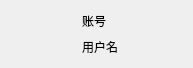
<?xml version="1.0" encoding="UTF-8"?>
<ui version="4.0">
 <class>AccountWidget</class>
 <widget class="QWidget" name="AccountWidget">
  <property name="geometry">
   <rect>
    <x>0</x>
    <y>0</y>
    <width>193</width>
    <height>66</height>
   </rect>
  </property>
  <property name="windowTitle">
   <string>Form</string>
  </property>
  <layout class="QHBoxLayout" name="horizontalLayout">
   <item>
    <widget class="QLabel" name="label_picture">
     <property name="minimumSize">
      <size>
       <width>40</width>
       <height>40</height>
      </size>
     </property>
     <property name="maximumSize">
      <size>
       <width>80</width>
       <height>88</height>
      </size>
     </property>
     <property name="text">
      <string/>
     </property>
    </widget>
   </item>
   <item>
    <layout class="QVBoxLayout" name="verticalLayout">
     <item>
      <widget class="QLabel" name="label_account">
       <property name="minimumSize">
        <size>
         <width>0</width>
         <height>20</height>
        </size>
       </property>
       <property name="text">
        <string>账号</string>
       </property>
      </widget>
     </item>
     <item>
      <widget class="QLabel" name="label_name">
       <property name="minimumSize">
        <size>
         <width>100</width>
         <height>20</height>
        </size>
       </property>
       <property name="text">
        <string>用户名</string>
       </property>
      </widget>
     </item>
    </layout>
   </item>
  </layout>
 </widget>
 <resources/>
 <connections/>
</ui>
